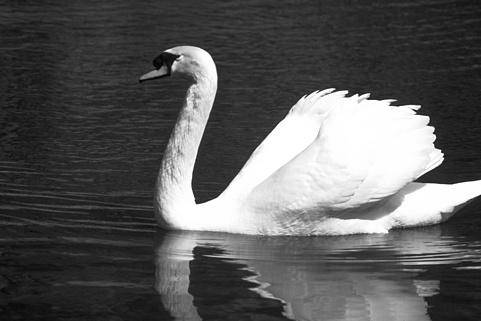
#> input picture Esercitazione_1104/cigno.jpg, 481 x 321 px
$ python Ex2.py
#> lines starting #> are read from the running program, lines starting #| are printed output that depends on the picture; long printed decimals are rounded
# -*- coding: utf-8 -*-
"""
Created on Fri Apr 11 17:05:03 2025

@author: david
"""

import sys
sys.path.append("../Librerie")
import numpy as np # importa Numpy
import matplotlib.pyplot as plt # importa Matplotlib
import scipy.ndimage as ndi # importa Scipy per le immagini
import skimage.io as io # importa il modulo Input/Output di SK-Image
from skimage.exposure import equalize_hist
import scipy.ndimage as ndi
import mylib as ml
from skimage.color import rgb2hsv, hsv2rgb
import color_convertion as cc

# Per ridurre il rumore in un’immagine si vuole realizzate un filtraggio adattativo che opera
# mediante finestra scorrevole. I passi da seguire per realizzare l’algoritmo sono i seguenti:
# 1. calcolate l’immagine delle varianze locali su una finestra di dimensioni k × k;
# 2. definite una soglia T superata dal 30% delle varianze;
# 3. filtrate ogni blocco con un filtro media aritmetica di dimensioni k × k se la varianza locale `e
# inferiore a T, altrimenti utilizzate un filtro di dimensioni k − 2 × k − 2.
# Scrivete una funzione function y = adapt filter(x,k) che realizza tale filtraggio e applicatelo
# all’immagine cigno.jpg, cui avete aggiunto rumore gaussiano bianco con σ = 25.
# Calcolate il PSNR tra immagine originale e filtrata per k = 3, 5, 7, 9 e rappresentatelo graficamente
# confrontandolo con la soluzione non adattativa (filtro media aritmetica di dimensioni k×k).
# Infine, visualizzate e confrontate l’immagine filtrata con k = 5 per le due strategie.


def adapt_filter(x,k):
    var = ndi.generic_filter(x, np.var, (k,k))
    #definisco soglia T superata dal 30% delle varianza
    T = np.percentile(var.flatten(),70)
    #filtro uniforme kxk se var locale è < T, altrimenti uso filtro di dim k-2 x k-2
    mask= var < T

    # Filtro media di dimensione k × k su tutta l'immagine
    x_k = ndi.generic_filter(x, np.mean, size=k)

    # Filtro media di dimensione k-2 × k-2 su tutta l'immagine
    x_k2 = ndi.generic_filter(x, np.mean, size=(k-2, k-2))

    y = np.copy(x)
    # Assegna i valori filtrati (k × k) dove la maschera è True
    y[mask] = x_k[mask]
    # Assegna i valori filtrati (k-2 × k-2) dove la maschera è False
    y[~mask] = x_k2[~mask]
    return y

#visualizzo immagine
x = io.imread("./cigno.jpg")
#> x is the input picture: shape (321, 481); min 0, max 255, mean 89.6
x = np.float64(x)
plt.figure(1)
plt.imshow(x, clim= [0,255], cmap='gray')
plt.title('INPUT')
plt.colorbar()

#aggiungo rumore gaussiano bianco a x
d=25
M,N = x.shape
#> M = 321; N = 481
n = d*np.random.randn(M,N)
noisy = x + n
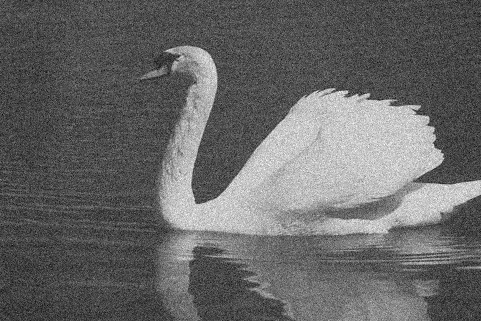
#> noisy: shape (321, 481) float64; min -84.3, max 345.5, mean 89.8; drawn with min black and max white

#visualizzo immagine con rumore
plt.figure(2)
plt.imshow(noisy, clim= [0,255], cmap='gray')
plt.title('INPUT CON RUMORE AGGIUNTO')

K_axis = []
adaptive_PSNR = []
mean_PSNR = []

for idx,k in enumerate([3,5,7,9]):
    y = adapt_filter(noisy, k)
    plt.figure(3+idx)
    plt.subplot(1,2,1)
    plt.imshow(y, clim= [0,255], cmap='gray')
    plt.title(f'filtraggio adattivo per K={k}')
    # plt.colorbar()
    #calcolo PSNR --10*log10 (MAX^2/MSE)
    max = np.max(y)
    mse = np.mean( (x-y)**2 )
    r = max**2/mse
    psnr= 10*np.log10(r)

    #soluzione non adattiva
    z = ndi.uniform_filter(noisy,(k,k))
    plt.subplot(1,2,2)
    plt.imshow(z, clim= [0,255], cmap='gray')
    plt.title(f'filtraggio standard per K={k}')
    # plt.colorbar()
    max = np.max(z)
    mse = np.mean( (x-z)**2 )
    r = max**2/mse
    psnr2= 10*np.log10(r)

    print(f'PSNR con soluzione adattiva: {psnr}  per K={k}')
    print(f'PSNR con soluzione standard: {psnr2}  per K={k}')
    print('---------------------------------------------')
    K_axis.append(k)
    adaptive_PSNR.append(psnr)
    mean_PSNR.append(psnr2)
#> this loop made 4 passes
#> (T in adapt_filter, psnr, psnr2) on passes 1 to 4: (729.3, 25.54, 28.11), (766.9, 28.86, 26.84), (773.1, 26.94, 25.65), (777.7, 25.52, 24.67)
#| PSNR con soluzione adattiva: 25.544  per K=3
#| PSNR con soluzione standard: 28.114  per K=3
#| PSNR con soluzione adattiva: 28.855  per K=5
#| PSNR con soluzione standard: 26.835  per K=5
#| PSNR con soluzione adattiva: 26.941  per K=7
#| PSNR con soluzione standard: 25.652  per K=7
#| PSNR con soluzione adattiva: 25.518  per K=9
#| PSNR con soluzione standard: 24.668  per K=9
#> pass 1, in adapt_filter, `var = ndi.generic_filter(x, np.var, (k,k))`:
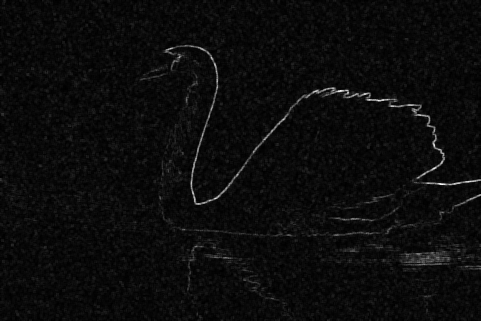
#> var: shape (321, 481) float64; min 15.53, max 14027.2, mean 691.9; drawn with min black and max white
#> pass 1, in adapt_filter, `mask= var < T`:
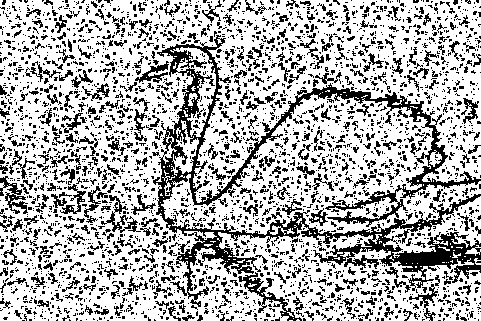
#> mask: shape (321, 481) bool; 70% white; black in thin lines or dots
#> pass 1, in adapt_filter, `x_k = ndi.generic_filter(x, np.mean, size=k)`:
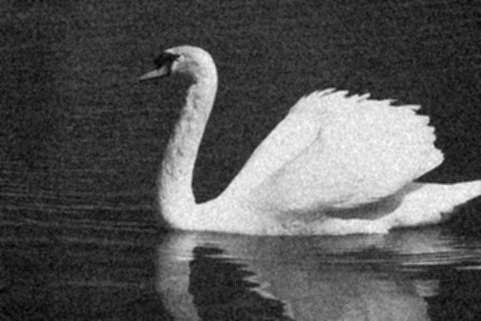
#> x_k: shape (321, 481) float64; min -9, max 285.2, mean 89.8; drawn with min black and max white
#> after the loop, K_axis = [3, 5, 7, 9]; adaptive_PSNR = [25.54, 28.86, 26.94, 25.52]; mean_PSNR = [28.11, 26.84, 25.65, 24.67]

plt.figure(7);
plt.title('PSNR plot')
plt.plot(K_axis, adaptive_PSNR, label='Filtraggio adattivo')
plt.plot(K_axis, mean_PSNR, label='Filtraggio mediato')
plt.legend()
plt.ylabel('PSNR')
plt.xlabel("K")
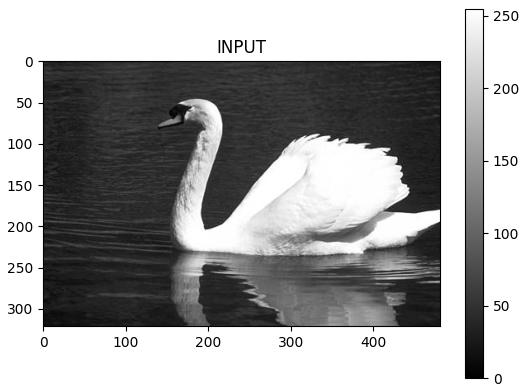
#> figure drawn by matplotlib, 2 panels
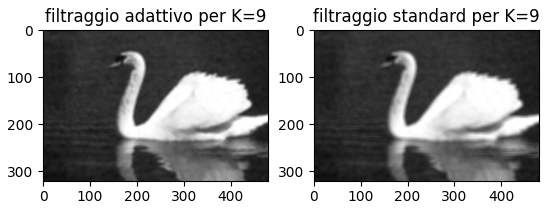
#> figure drawn by matplotlib, 2 panels
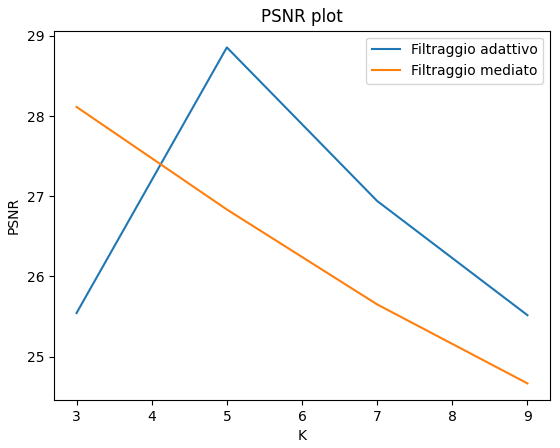
#> figure drawn by matplotlib, 1 panel
